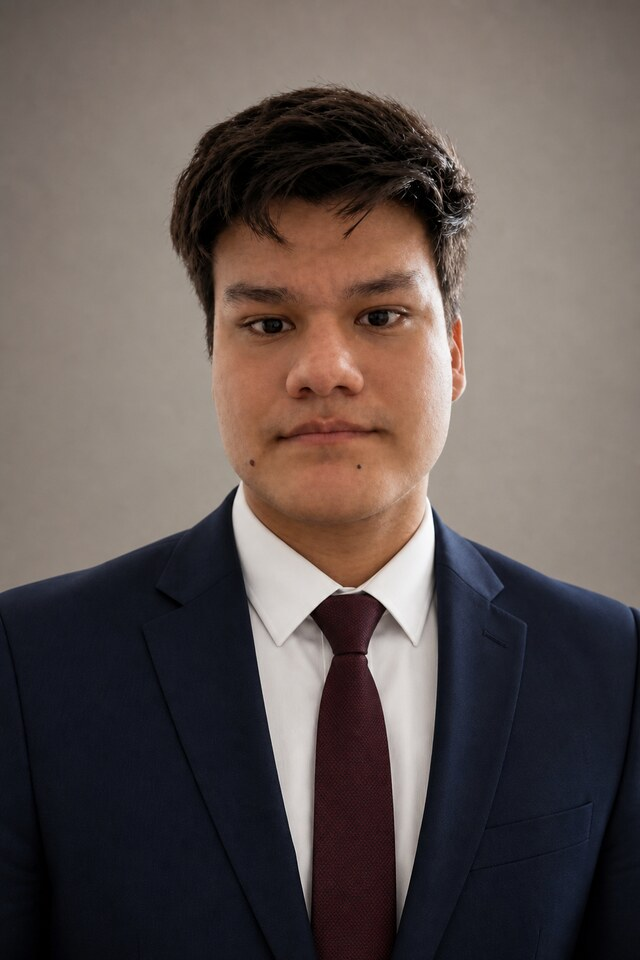
#> input picture activos/retrato-profesional.jpg, 640 x 960 px
$ python portada.py
#> lines starting #> are read from the running program, lines starting #| are printed output that depends on the picture
# -*- coding: utf-8 -*-
"""Genera la tarjeta que se ve cuando alguien comparte el sitio (1200x630).
Misma paleta y misma imagen que el sitio: horizonte, brasa, filete."""

from PIL import Image, ImageDraw, ImageFilter, ImageFont
from pathlib import Path
import math, random

AN, AL = 1200, 630
NOCHE   = (10, 8, 6)
AZUL    = (8, 11, 17)
AMBAR   = (232, 164, 76)
AMBAR_A = (255, 206, 138)
VERDE   = (63, 191, 135)
CREMA   = (252, 248, 240)
TOPO    = (142, 130, 114)
ROJO    = (212, 64, 44)

SERIF      = "/usr/share/fonts/truetype/dejavu/DejaVuSerif-Bold.ttf"
SERIF_FINO = "/usr/share/fonts/truetype/dejavu/DejaVuSerif.ttf"
SANS       = "/usr/share/fonts/truetype/dejavu/DejaVuSans-Bold.ttf"


def mezclar(a, b, t):
    return tuple(round(x + (y - x) * t) for x, y in zip(a, b))


def lienzo():
    img = Image.new("RGB", (AN, AL), NOCHE)
    px = img.load()
    # Cielo: azul noche arriba, negro cálido abajo.
    for y in range(AL):
        px_fila = mezclar(AZUL, NOCHE, min(1.0, y / (AL * 0.72)))
        for x in range(AN):
            px[x, y] = px_fila
    return img


def _sumar(a, b):
    """Suma dos capas canal a canal, saturando en 255."""
    from PIL import ImageChops
    return ImageChops.add(a, b)


def brasa(img):
    """El resplandor del horizonte. Se dibuja en su propia capa y se suma, para
    que el degradado no se vea bandeado."""
    capa = Image.new("RGB", (AN, AL), (0, 0, 0))
    d = ImageDraw.Draw(capa)
    cx, cy = AN * 0.5, AL * 1.20
    rmax = AL * 1.0
    pasos = 90
    for i in range(pasos, 0, -1):
        t = i / pasos
        r = rmax * t
        color = mezclar(ROJO, AMBAR, 1 - t)
        f = (1 - t) ** 2.3
        d.ellipse([cx - r * 1.5, cy - r, cx + r * 1.5, cy + r],
                  fill=tuple(round(c * f * 0.72) for c in color))
    capa = capa.filter(ImageFilter.GaussianBlur(46))
    return _sumar(img, capa)


def reticula(img):
    """Retícula en fuga hacia el punto de horizonte."""
    capa = Image.new("RGB", (AN, AL), (0, 0, 0))
    d = ImageDraw.Draw(capa)
    hy = AL * 0.60
    fx = AN * 0.5
    for i in range(-14, 15):
        x = fx + i * (AN * 0.16)
        d.line([(fx, hy), (x, AL + 40)], fill=(30, 21, 12), width=1)
    p = 0.0
    for i in range(16):
        t = i / 16
        y = hy + (t ** 2.6) * (AL - hy + 50)
        if y > AL:
            break
        v = round(34 * (1 - t * 0.8))
        d.line([(0, y), (AN, y)], fill=(v, round(v * 0.7), round(v * 0.4)), width=1)
    capa = capa.filter(ImageFilter.GaussianBlur(0.6))
    return _sumar(img, capa)


def brasas(img, semilla=7):
    r = random.Random(semilla)
    capa = Image.new("RGB", (AN, AL), (0, 0, 0))
    d = ImageDraw.Draw(capa)
    for _ in range(120):
        x = r.uniform(0, AN)
        y = r.uniform(AL * 0.12, AL)
        rad = r.uniform(0.8, 2.4)
        a = r.uniform(0.10, 0.55) * (1 - (y / AL) * 0.35)
        c = tuple(round(v * a) for v in AMBAR_A)
        d.ellipse([x - rad, y - rad, x + rad, y + rad], fill=c)
    capa = capa.filter(ImageFilter.GaussianBlur(0.9))
    return _sumar(img, capa)


def ajustar(d, texto, fuente_ruta, ancho_max, tam_inicial):
    """Baja el cuerpo hasta que la línea entra en el ancho disponible."""
    tam = tam_inicial
    while tam > 20:
        f = ImageFont.truetype(fuente_ruta, tam)
        if d.textlength(texto, font=f) <= ancho_max:
            return f
        tam -= 2
    return ImageFont.truetype(fuente_ruta, tam)


def scrim(img, caja, opacidad=0.62):
    """La plancha traslúcida del sistema de marca, aquí en mapa de bits: ningún
    texto se apoya directamente sobre la capa en movimiento."""
    x0, y0, x1, y1 = caja
    recorte = img.crop(caja)
    plancha = Image.new("RGB", recorte.size, (12, 9, 7))
    img.paste(Image.blend(recorte, plancha, opacidad), (x0, y0))
    return img


def retrato(img, caja):
    """Pega el retrato con filete, del mismo grosor y color que el resto."""
    ruta = Path(__file__).resolve().parent.parent / "activos" / "retrato-profesional.jpg"
    if not ruta.exists():
        return img
    x, y, lado = caja
    foto = Image.open(ruta).convert("RGB").resize((lado, lado), Image.LANCZOS)
    img.paste(foto, (x, y))
    d = ImageDraw.Draw(img)
    d.rectangle([x, y, x + lado - 1, y + lado - 1], outline=(92, 78, 62), width=1)
    return img


def componer():
    img = lienzo()
    img = reticula(img)
#> in reticula, `capa = Image.new("RGB", (AN, AL), (0, 0, 0))`: capa: PIL image 1200x630 RGB; every value is 0
    img = brasa(img)
#> in brasa, `capa = capa.filter(ImageFilter.GaussianBlur(46))`:
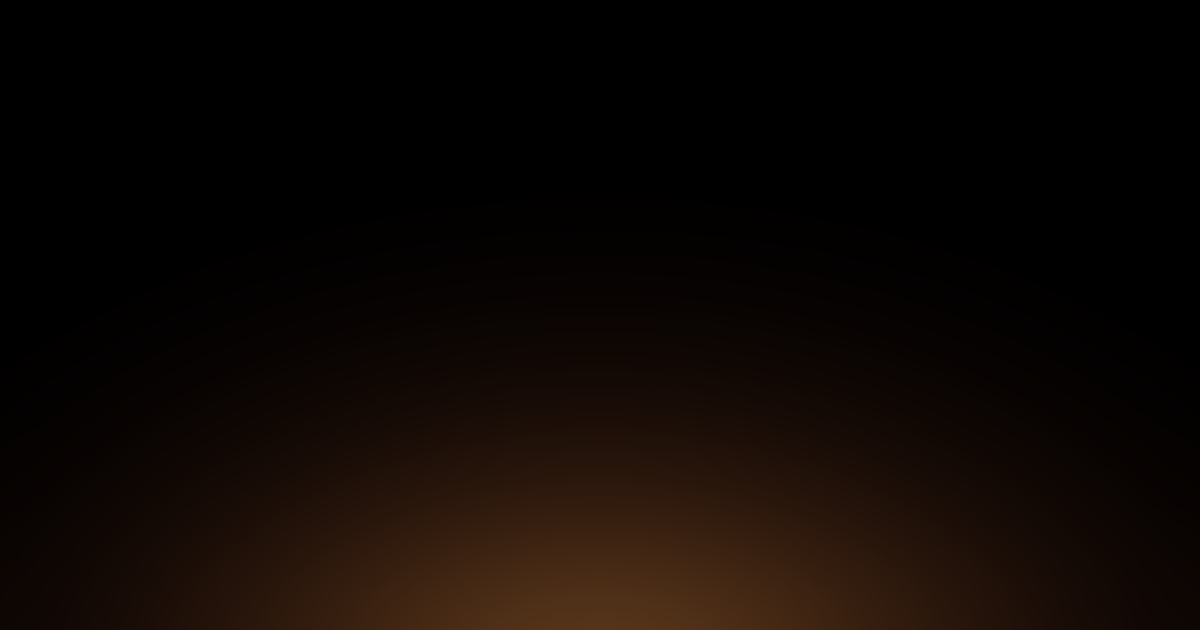
#> capa: PIL image 1200x630 RGB; mean R, G, B 13.5, 7.1, 3.6
#> in _sumar (call 2), `return ImageChops.add(a, b)`:
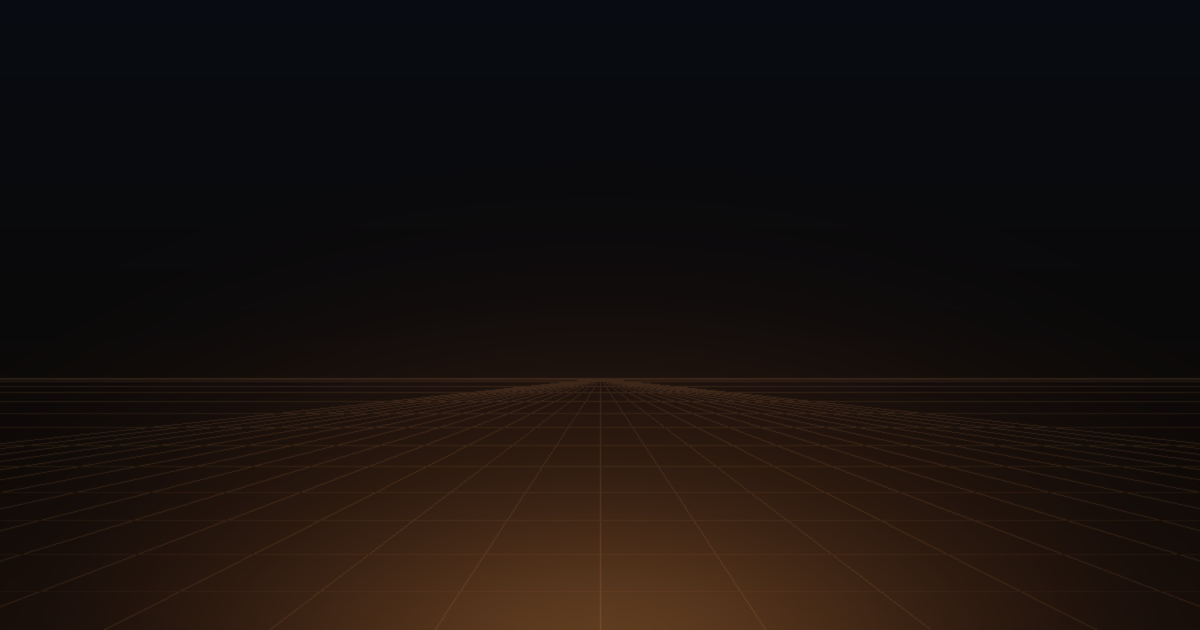
#> returned value: PIL image 1200x630 RGB; mean R, G, B 23.8, 16.8, 14
    img = brasas(img)

    M = 84                      # margen
    LADO = 372                  # lado del retrato
    ancho = AN - M * 2 - LADO - 64

    # El pie descansa sobre su scrim.
    img = retrato(img, (AN - M - LADO, (AL - LADO) // 2, LADO))
#> in retrato, `foto = Image.open(ruta).convert("RGB").resize((lado, lado), Image.LANC..`:
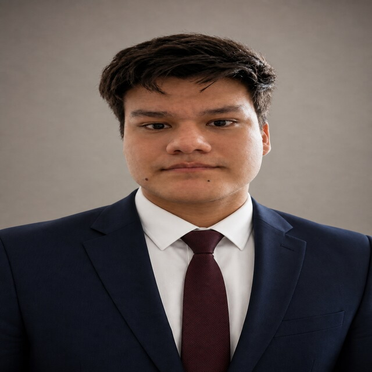
#> foto: PIL image 372x372 RGB; mean R, G, B 96.8, 85.7, 82.5
    img = scrim(img, (0, AL - 96, AN, AL), 0.70)
#> in scrim, `recorte = img.crop(caja)`:
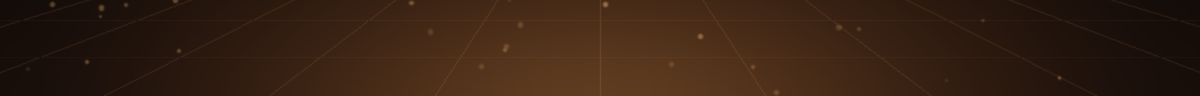
#> recorte: PIL image 1200x96 RGB; mean R, G, B 54.4, 32.9, 18.7
#> in scrim, `plancha = Image.new("RGB", recorte.size, (12, 9, 7))`:
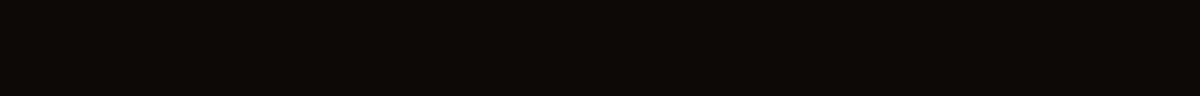
#> plancha: PIL image 1200x96 RGB; mean R, G, B 12, 9, 7
#> in scrim, `img.paste(Image.blend(recorte, plancha, opacidad), (x0, y0))`:
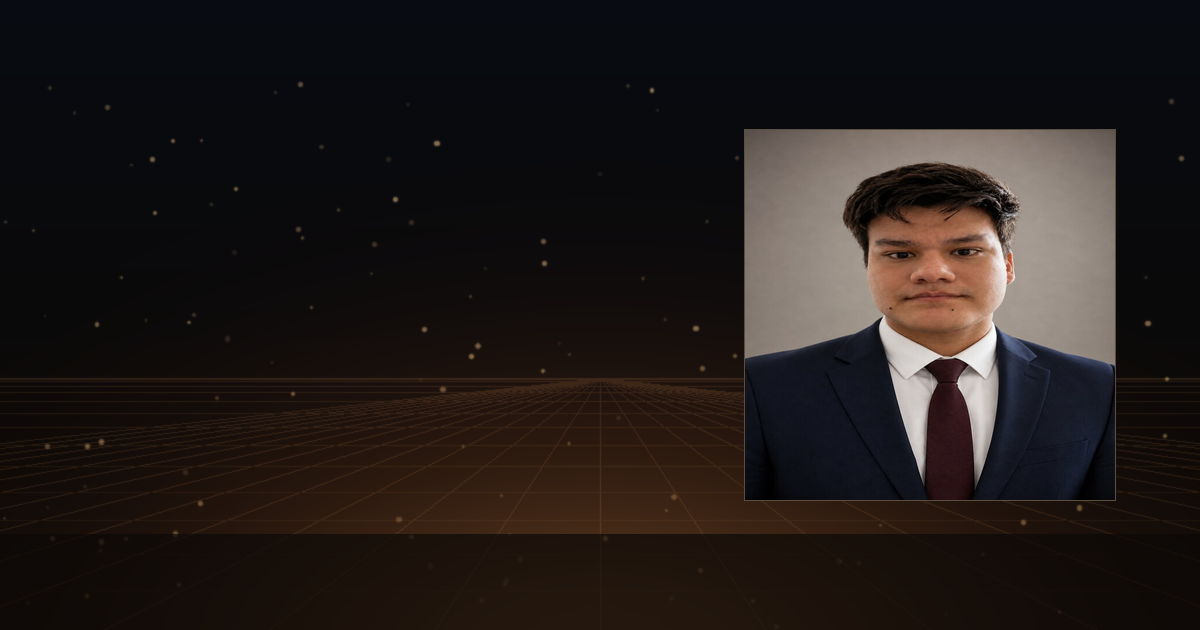
#> img: PIL image 1200x630 RGB; mean R, G, B 33.6, 27.5, 25.6

    d = ImageDraw.Draw(img)

    d.line([(M, 54), (AN - M, 54)], fill=(58, 41, 24), width=1)

    f_micro = ImageFont.truetype(SANS, 19)
    d.text((M, 86), "N E I V A   ·   H U I L A   ·   C O L O M B I A",
           font=f_micro, fill=AMBAR)

    y = 172
    for linea in ("Jhon Steven", "Alvarez Ruiz"):
        f = ajustar(d, linea, SERIF, ancho, 88)
        d.text((M, y), linea, font=f, fill=CREMA)
        y += f.size + 12
#> after the loop, y = 368

    y += 34
#> y = 402
    d.line([(M, y), (M + 190, y)], fill=AMBAR, width=2)

    f_titular = ImageFont.truetype(SERIF_FINO, 31)
    d.text((M, y + 26), "Analista de datos y automatización", font=f_titular, fill=AMBAR)

    f_sub = ImageFont.truetype(SERIF_FINO, 21)
    d.text((M, y + 76), "Economía aplicada · Desarrollo de software",
           font=f_sub, fill=TOPO)

    f_pie = ImageFont.truetype(SANS, 19)
    d.text((M, AL - 58), "github.com/SirHegel     ·     jhonstevenalvarezruiz.vercel.app",
           font=f_pie, fill=(178, 164, 146))
    d.ellipse([AN - M - 12, AL - 54, AN - M, AL - 42], fill=VERDE)

    destino = Path(__file__).resolve().parent.parent / "activos" / "portada.png"
    img.save(destino, "PNG", optimize=True)
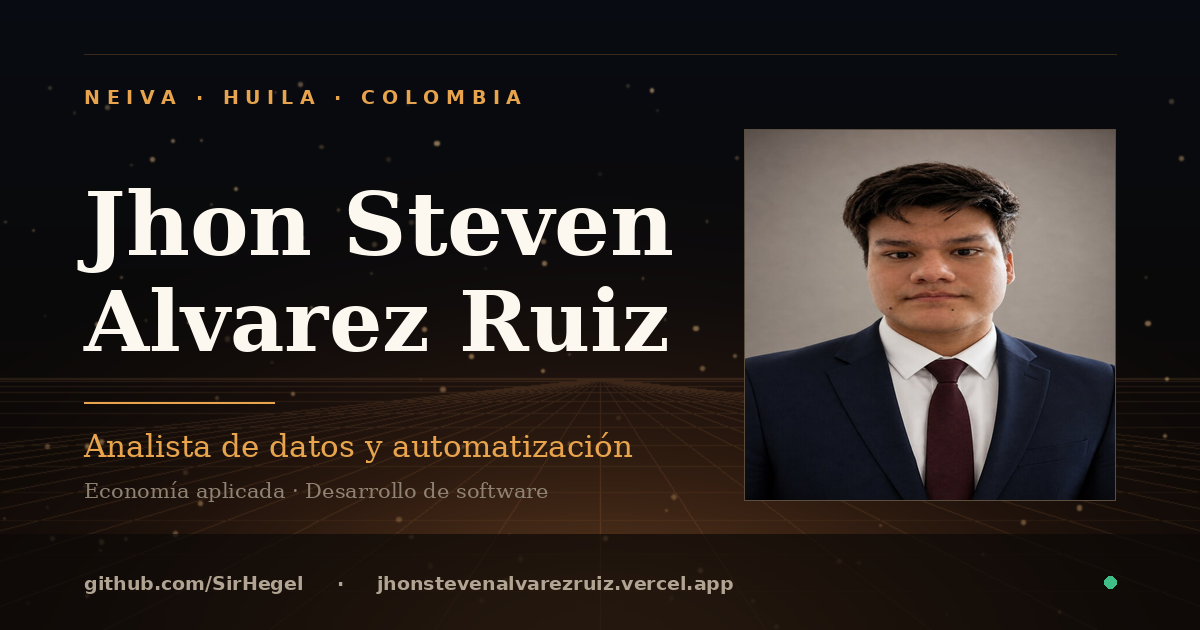
#> saved as portada.png: PIL image 1200x630 RGB; mean R, G, B 45, 38.4, 35.5
    print("escrito:", destino, img.size)
#| escrito: activos/portada.png (1200, 630)


if __name__ == "__main__":
    componer()

$ run again, with activos/retrato.jpg copied over activos/retrato-profesional.jpg
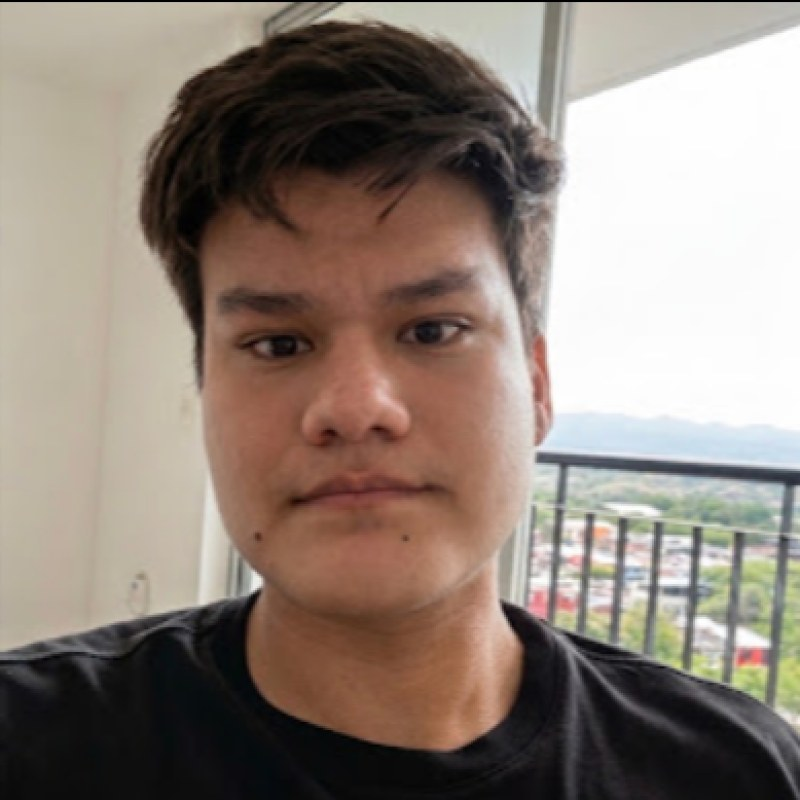
#> input picture activos/retrato.jpg, 800 x 800 px
#> in scrim, `img.paste(Image.blend(recorte, plancha, opacidad), (x0, y0))`:
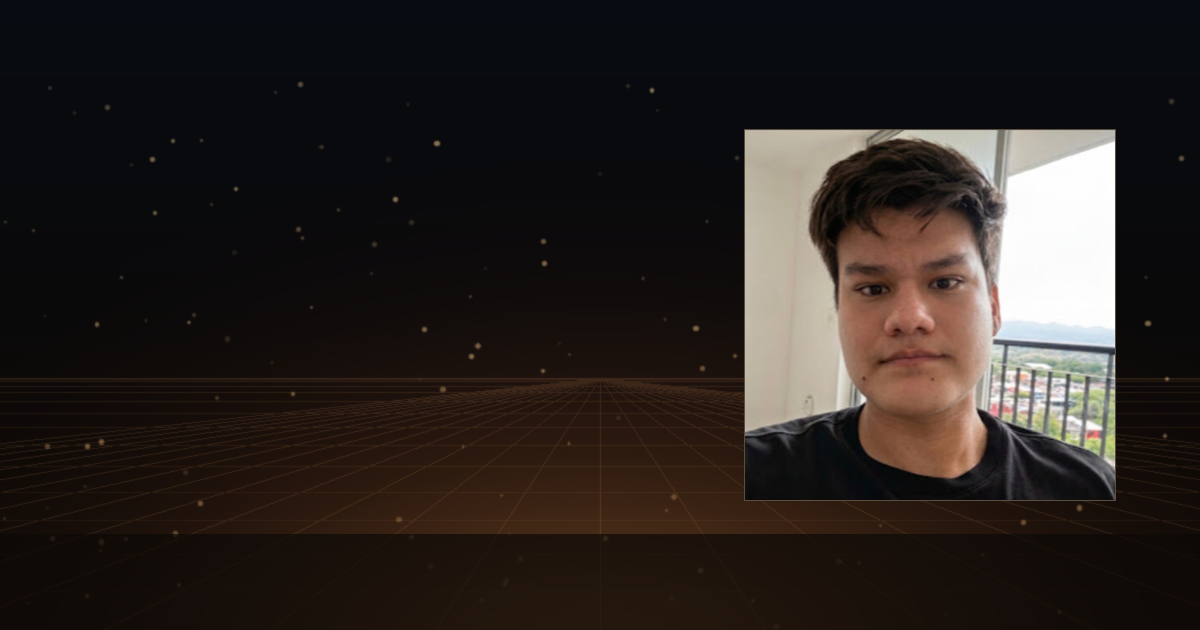
#> img: PIL image 1200x630 RGB; mean R, G, B 42.1, 35.7, 32.6
#> after the loop in componer, `for linea in ("Jhon Steven", "Alvarez Ruiz"):`: y = 368
#> in componer, `y += 34`: y = 402
#> in componer, `img.save(destino, "PNG", optimize=True)`:
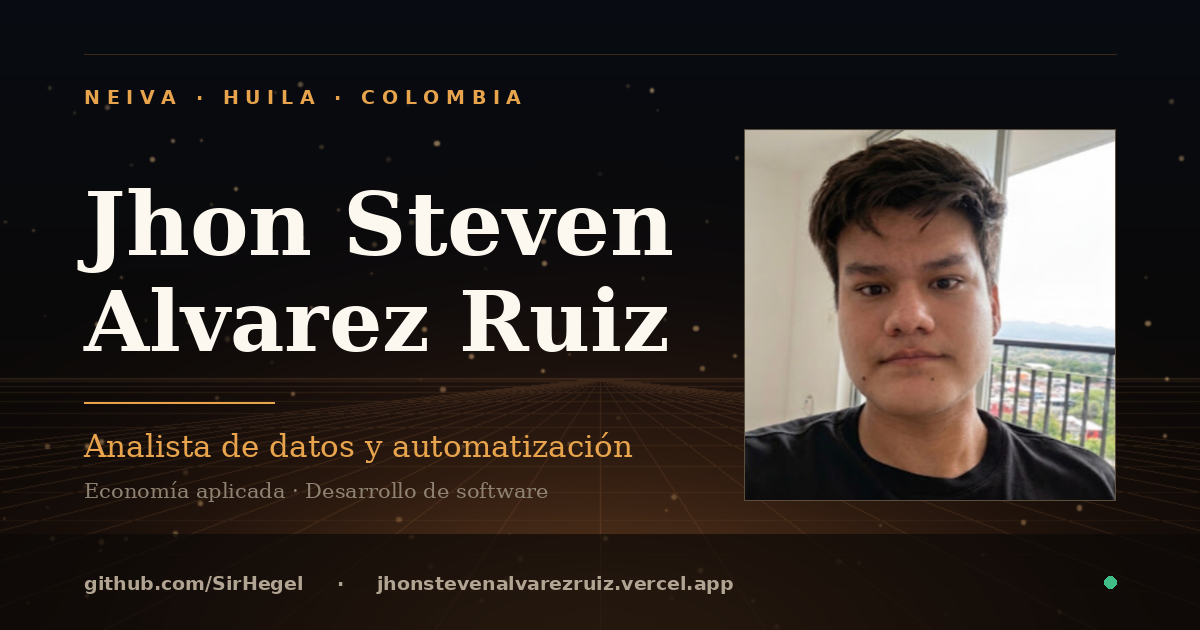
#> saved as portada.png: PIL image 1200x630 RGB; mean R, G, B 53.5, 46.5, 42.5
#| escrito: activos/portada.png (1200, 630)
